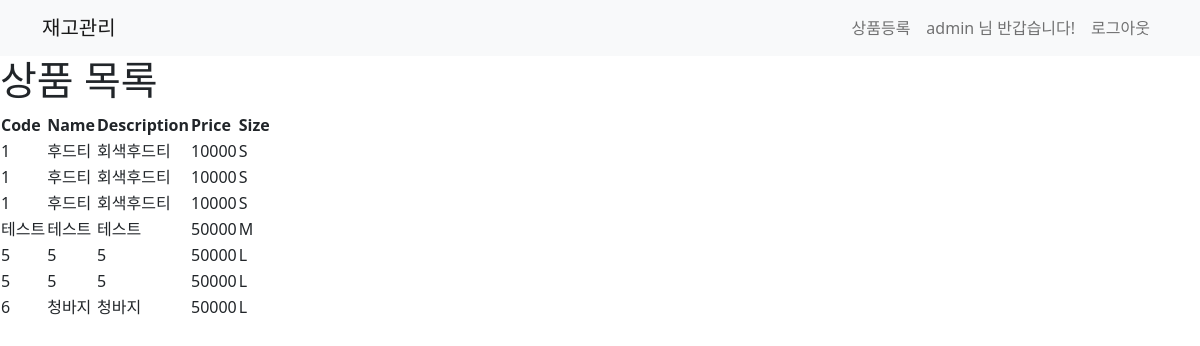
Page /product-list/ (signed in) on the committed database.
### erp/models.py (models this page shows, shortened)
class Product(models.Model):
    code = models.CharField(max_length=20)
    name = models.CharField(max_length=100)
    description = models.TextField()
    price = models.IntegerField()
    sizes = (
        ('S', 'Small'),
        ('M', 'Medium'),
        ('L', 'Large'),
        ('F', 'Free'),
    )
    size = models.CharField(choices=sizes, max_length=1)

### erp/views.py (the view)
# urls.py: path('product-list/', views.product_list, name='product-list'),
@login_required
def product_list(request):
    products = Product.objects.all()
    return render(request, 'erp/product_list.html', {'products': products})

### templates/erp/product_list.html (shortened to what this page needs)
{% extends 'base.html' %}
{% block content %}
<!DOCTYPE html>
<html>
<head>
</head>
<body>
	<h1>상품 목록</h1>
	<table>
		<tr>
			<th>Code</th>
			<th>Name</th>
			<th>Description</th>
			<th>Price</th>
			<th>Size</th>
		</tr>
		{% for product in products %}
		<tr>
			<td>{{ product.code }}</td>
			<td>{{ product.name }}</td>
			<td>{{ product.description }}</td>
			<td>{{ product.price }}</td>
			<td>{{ product.size }}</td>
		</tr>
		{% endfor %}
	</table>
</body>
</html>
{% endblock %}

### templates/base.html (shortened to what this page needs)
<!DOCTYPE html>
<html lang="en">
<head>
    <link href="https://cdn.jsdelivr.net/npm/bootstrap@5.0.0-beta3/dist/css/bootstrap.min.css" rel="stylesheet"
>
</head>
<body>
<nav class="navbar navbar-expand-lg navbar-light bg-light">
    <div class="container">
        <a class="navbar-brand" href="/">재고관리</a>
        <form class="form-inline my-2 my-lg-0">
            {% if not user.is_authenticated %}
            <ul class="navbar-nav mr-auto">
                <li class="nav-item active">
                    <a class="nav-link" href="/signin"> Sign In <span class="sr-only"></span></a>
                </li>
                <li class="nav-item active">
                    <a class="nav-link" href="/signup"> Sign Up <span class="sr-only"></span></a>
                </li>
            </ul>
            {% else %}
            <ul class="navbar-nav mr-auto">
                {% if request.path == '/product-list/' %}
                    <li class="nav-item active">
                        <a class="nav-link" href="{% url 'product-create' %}"> 상품등록 </a>
                    </li>
                {% else %}
                    <li class="nav-item active">
                        <a class="nav-link" href="{% url 'product-list' %}"> 상품목록 </a>
                    </li>
                {% endif %}
                <li class="nav-item disabled">
                    <span class="nav-link">
                        {{ user.username }} 님 반갑습니다!
                    </span>
                </li>
                <li class="nav-item active">
                    <a class="nav-link" href="{% url 'logout' %}"> 로그아웃 </a>
                </li>
            </ul>
            {% endif %}
        </form>
    </div>
</nav>
{% block content %}
{% endblock %}
</body>
</html>

### rows in the picture
Product: code "1", name "후드티", description "회색후드티", price "10000", size "S"
Product: code "1", name "후드티", description "회색후드티", price "10000", size "S"
Product: code "1", name "후드티", description "회색후드티", price "10000", size "S"
Product: code "테스트", name "테스트", description "테스트", price "50000", size "M"
Product: code "5", name "5", description "5", price "50000", size "L"
Product: code "5", name "5", description "5", price "50000", size "L"
Product: code "6", name "청바지", description "청바지", price "50000", size "L"

### other values in the picture
{{ user.username }} "admin"
